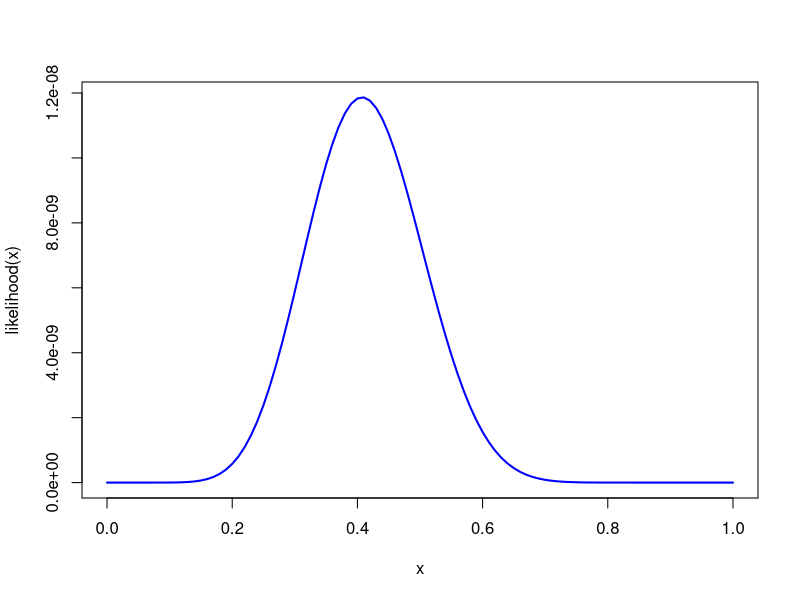
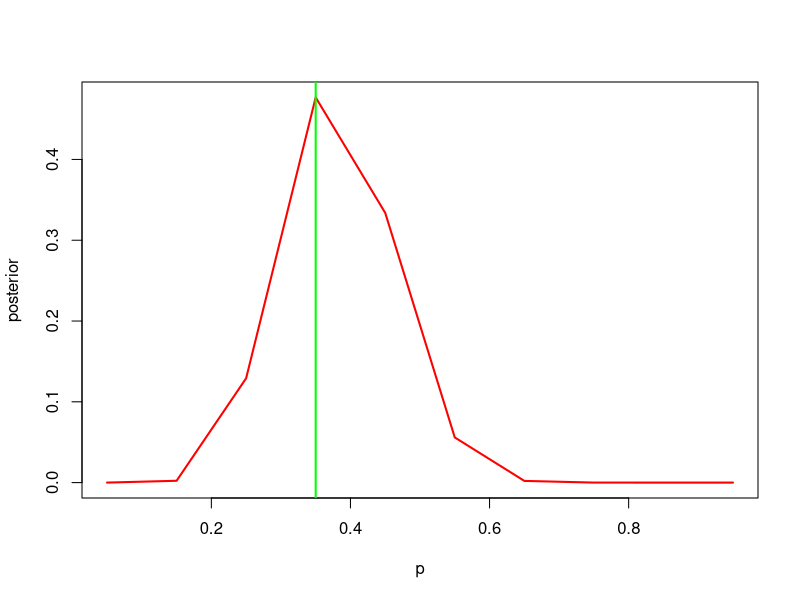

Source code (R) for these figures, in order:
p<-c(.05,.15,.25,.35,.45,.55,.65,.75,.85,.95)

prior<-c(1,5.2,8,7.2,4.6,2.1,0.7,0.1,0,0)
prior<-prior/sum(prior)

likelihood<-function(p){
  return(p^11*(1-p)^16)
}

curve(likelihood,from=0,to=1,col="blue",lwd=2)

optimize(likelihood,interval=c(0,1),maximum=TRUE) # Maximum likelihood estimate

posterior<-likelihood(p)*prior

posterior<-posterior/sum(posterior)
posterior
names(posterior)<-p
posterior
which.max(posterior)
plot(p,posterior,type="l",col="red",lwd=2)
abline(v=p[which.max(posterior)],col="green",lwd=2)


## calculate the posterior distribution with LearnBayes package

library(LearnBayes)
posterior<-pdisc(p,prior,c(11,16))

posterior

cbind(p,prior,posterior)

### Activity 1

p<-c(.1,.2,.3,.4,.5)

prior<-c(2,4,6,4,2)

prior<-prior/sum(prior)

prior

posterior<-pdisc(p,prior,c(15,5))

cbind(p,prior,round(posterior,4))
